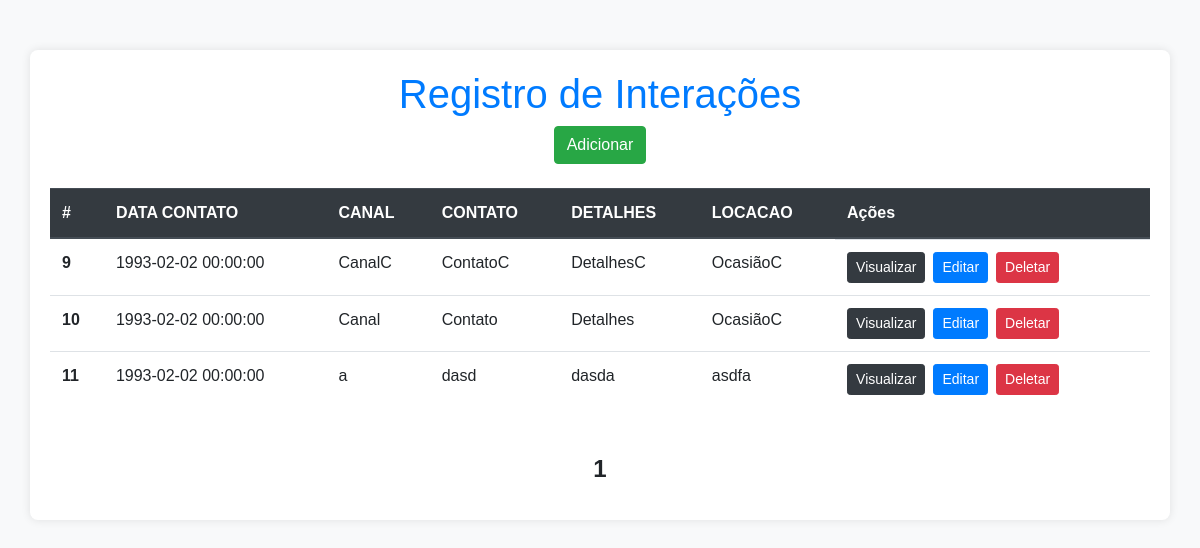
The page / on the database its author committed.
### app/models.py (models this page shows)
class Interacao(models.Model):
    data_contato = models.CharField(default="", max_length=100)
    canal = models.CharField(max_length=150)
    contato = models.CharField(max_length=100)
    detalhes = models.TextField()
    ocasiao = models.CharField(default="", max_length=100)
    data_evento = models.CharField(default="", max_length=100)
    primeira_cor = models.CharField(default="", max_length=100)
    segunda_cor = models.CharField(default="", max_length=100)
    tamanho = models.CharField(default="", max_length=100)
    locacao = models.CharField(default="", max_length=100)
    motivo = models.CharField(default="", max_length=100)
    motivo2 = models.CharField(default="", max_length=100)

### app/views.py (the view)
# urls.py: 2. Add a URL to urlpatterns:  path('', views.home, name='home')
def home(request):
    data = {}
    data ['db'] = Interacao.objects.all()
    all = Interacao.objects.all()
    paginator = Paginator(all, 5)
    pages = request.GET.get('page')
    data ['db'] = paginator.get_page(pages)
    return render(request, 'index.html', data)

### app/templates/index.html (shortened to what this page needs)
<!DOCTYPE html>
<html lang="pt-br">
<head>
    <link rel="stylesheet" href="https://cdn.jsdelivr.net/npm/bootstrap@4.4.1/dist/css/bootstrap.min.css">
</head>
<body>
    <div class="container">
        <div class="row">
            <div class="col-md-12 text-center">
                <h1>Registro de Interações</h1>
            </div>
        </div>
        <div class="row">
            <div class="col-md-12 text-center">
                <a href="/form" class="btn btn-success">Adicionar</a>
            </div>
        </div>
        <div class="row mt-4">
            <div class="col-md-12">
                <table class="table">
                    <thead class="thead-dark">
                        <tr>
                            <th scope="col">#</th>
                            <th scope="col">DATA CONTATO</th>
                            <th scope="col">CANAL</th>
                            <th scope="col">CONTATO</th>
                            <th scope="col">DETALHES</th>
                            <th scope="col">LOCACAO</th>
                            <th scope="col">Ações</th>
                        </tr>
                    </thead>
                    <tbody>
                        {% for dbs in db %}
                            <tr>
                                <th>{{dbs.id}}</th>
                                <td>{{dbs.data_contato}}</td>
                                <td>{{dbs.canal}}</td>
                                <td>{{dbs.contato}}</td>
                                <td>{{dbs.detalhes}}</td>
                                <td>{{dbs.ocasiao}}</td>
                                <td class="d-flex">
                                    <a href="/view/{{dbs.id}}/" class="btn btn-dark btn-sm mr-2">Visualizar</a>
                                    <a href="/edit/{{dbs.id}}/" class="btn btn-primary btn-sm mr-2">Editar</a>
                                    <a href="/delete/{{dbs.id}}/" class="btn btn-danger btnDel btn-sm mr-2">Deletar</a>
                                </td>
                            </tr>
                        {% endfor %}
                    </tbody>
                </table>
            </div>
        </div>
        <div class="row justify-content-center mt-4">
            <div class="col-md-12">
                <nav aria-label="Page navigation">
                    <ul class="pagination justify-content-center">
                        <li class="page-item pt-2">
                            <span class="page-number font-weight-bold h4 mx-2">{{db.number}}</span>
                        </li>
                    </ul>
                </nav>
            </div>
        </div>
    </div>
    {% load static %}
</body>
</html>

### app/templates/index.html (style rules this page uses)
body { background-color: #f8f9fa; font-family: 'Arial', sans-serif; }
.container { background-color: #fff; padding: 20px; border-radius: 8px; box-shadow: 0 0 10px rgba(0, 0, 0, 0.1); margin-top: 50px; }
h1 { color: #007bff; }
.page-number { padding-top: 8px; }

### rows shown on the page
Interacao: id "9", data_contato "1993-02-02 00:00:00", canal "CanalC", contato "ContatoC", detalhes "DetalhesC", ocasiao "OcasiãoC"
Interacao: id "10", data_contato "1993-02-02 00:00:00", canal "Canal", contato "Contato", detalhes "Detalhes", ocasiao "OcasiãoC"
Interacao: id "11", data_contato "1993-02-02 00:00:00", canal "a", contato "dasd", detalhes "dasda", ocasiao "asdfa"

### other values the page prints
{{ db.number }} "1"
